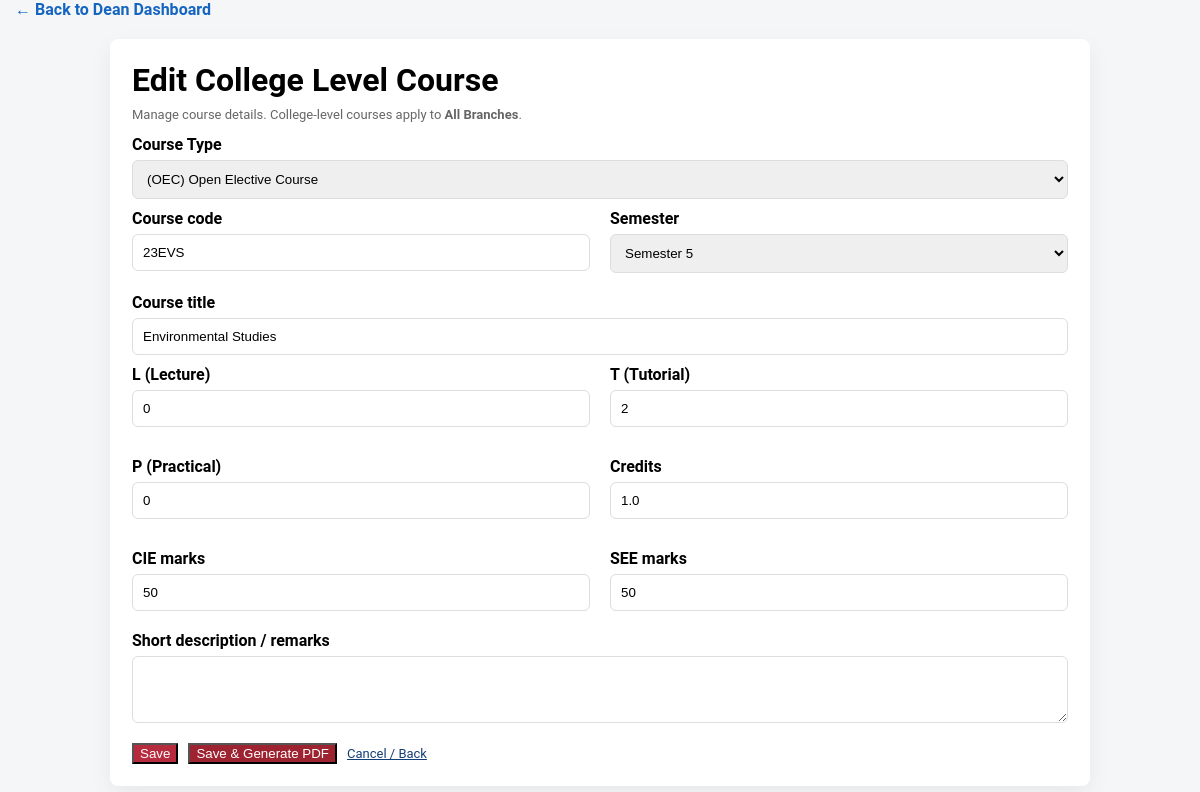
The page /academics/dean/course/28/edit/ (signed in) on the database its author committed.
### academics/models.py (models this page shows, shortened)
class CollegeLevelCourse(models.Model):
    department = models.CharField(max_length=100, default="All Branches")
    course_category = models.CharField(max_length=100)
    course_code = models.CharField(max_length=50)
    course_title = models.CharField(max_length=200)
    semester = models.PositiveSmallIntegerField(
        null=True,
        blank=True,
        help_text="Semester number (1-8). Optional."
    )
    teaching_hours_L = models.IntegerField(default=0)
    teaching_hours_T = models.IntegerField(default=0)
    teaching_hours_P = models.IntegerField(default=0)
    cie_marks = models.IntegerField(default=50)
    see_marks = models.IntegerField(default=50)
    credits = models.DecimalField(max_digits=4, decimal_places=1, default=Decimal("0.0"))
    optional_branch = models.CharField(max_length=20, blank=True, null=True)
    branch = models.ForeignKey('Branch', on_delete=models.SET_NULL, null=True, blank=True)
    syllabus_pdf = models.FileField(upload_to='syllabus_pdfs/', null=True, blank=True)
    description = models.TextField(blank=True, null=True)
    added_by = models.ForeignKey(settings.AUTH_USER_MODEL, on_delete=models.SET_NULL, null=True, blank=True)
    created_on = models.DateTimeField(auto_now_add=True)
    is_deleted = models.BooleanField(default=False)
    deleted_at = models.DateTimeField(null=True, blank=True)
    class Meta:
        ordering = ['course_code', 'course_title']

### academics/views.py (the view, shortened to what this page needs)
# urls.py: path("dean/course/<int:pk>/edit/", views.edit_college_level_course, name="edit_college_level_course"),
@login_required
def edit_college_level_course(request, pk):
    course = get_object_or_404(CollegeLevelCourse, pk=pk)
    return render(request, "academics/add_college_level_course.html", {"course": course, "editing": True})

### academics/templates/academics/add_college_level_course.html (shortened to what this page needs)
{% extends "base.html" %}
{% load static %}
{% block content %}
<div class="card">
  <h1 style="margin: 0 0 8px">{% if editing %}Edit{% else %}Add{% endif %} College Level Course</h1>
  <p class="small">Manage course details. College-level courses apply to <strong>All Branches</strong>.</p>
  <form method="post" action="">
    <label for="id_course_type">Course Type</label>
    <select id="id_course_type" name="course_type" required>
      <option value="OEC" {% if course.course_category == 'OEC' %}selected{% endif %}>(OEC) Open Elective Course</option>
    </select>
    <div class="row">
      <div class="col-2">
        <label for="id_code">Course code</label>
        <input id="id_code" name="code" type="text" value="{{ course.course_code|default:'' }}" required>
      </div>
      <div class="col-2">
        <label for="id_semester">Semester</label>
        <select id="id_semester" name="semester">
          {% for i in "12345678"|make_list %}
            <option value="{{ i }}" {% if course.semester|stringformat:"s" == i|stringformat:"s" %}selected{% endif %}>Semester {{ i }}</option>
          {% endfor %}
        </select>
      </div>
    </div>
    <label for="id_title">Course title</label>
    <input id="id_title" name="title" type="text" value="{{ course.course_title|default:'' }}" required>
    <div class="row">
      <div class="col-2">
        <label for="id_l">L (Lecture)</label>
        <input id="id_l" name="l" type="number" min="0" value="{{ course.teaching_hours_L|default:0 }}">
      </div>
      <div class="col-2">
        <label for="id_t">T (Tutorial)</label>
        <input id="id_t" name="t" type="number" min="0" value="{{ course.teaching_hours_T|default:0 }}">
      </div>
    </div>
    <div class="row">
      <div class="col-2">
        <label for="id_p">P (Practical)</label>
        <input id="id_p" name="p" type="number" min="0" value="{{ course.teaching_hours_P|default:0 }}">
      </div>
      <div class="col-2">
        <label for="id_credits">Credits</label>
        <input id="id_credits" name="credits" type="number" min="0" step="0.5" value="{{ course.credits|default:'' }}" required>
      </div>
    </div>
    <div class="row">
      <div class="col-2">
        <label for="id_cie">CIE marks</label>
        <input id="id_cie" name="cie_marks" type="text" value="{{ course.cie_marks|default:50 }}">
      </div>
      <div class="col-2">
        <label for="id_see">SEE marks</label>
        <input id="id_see" name="see_marks" type="text" value="{{ course.see_marks|default:50 }}">
      </div>
    </div>
    <label for="id_description">Short description / remarks</label>
    <textarea id="id_description" name="description" rows="3">{{ course.description|default:'' }}</textarea>
    <div class="actions">
      <button class="btn btn-save" type="submit" name="action" value="save">Save</button>
      <button class="btn btn-gen" type="submit" name="action" value="generate">Save & Generate PDF</button>
      <a class="link" href="{% url 'academics:dean_dashboard' %}">Cancel / Back</a>
    </div>
  </form>
</div>
{% endblock %}

### templates/base.html (style rules this page uses)
* { box-sizing: border-box; }
body { margin: 0; font-family: 'Roboto', Arial, sans-serif; background: #f4f6f8; }

### academics/templates/academics/add_college_level_course.html (style rules this page uses)
.card { max-width: 980px; margin: 20px auto; background: #fff; padding: 22px; border-radius: 8px; box-shadow: 0 8px 24px rgba(0, 0, 0, 0.06); }
label { display: block; margin-top: 10px; font-weight: 600; }
input, select, textarea { width: 100%; padding: 10px; border: 1px solid #ddd; border-radius: 6px; margin-top: 6px; box-sizing: border-box; }
.row { display: flex; gap: 20px; flex-wrap: wrap; margin-bottom: 20px; }
.col-2 { flex: 1 1 48%; }
.small { font-size: 13px; color: #666; margin-top: 4px; display: block; }
.actions { margin-top: 16px; display: flex; gap: 10px; align-items: center; }
.btn-save { background: #b72b3f; color: #fff; }
.btn-gen { background: #9d2330; color: #fff; }
.link { color: #123e77; text-decoration: underline; font-size: 13px; }

### rows shown on the page
CollegeLevelCourse: course_type "(OEC) Open Elective Course", code "23EVS", semester "Semester 5", title "Environmental Studies", l "0", t "2", p "0", credits "1.0", cie_marks "50", see_marks "50"
